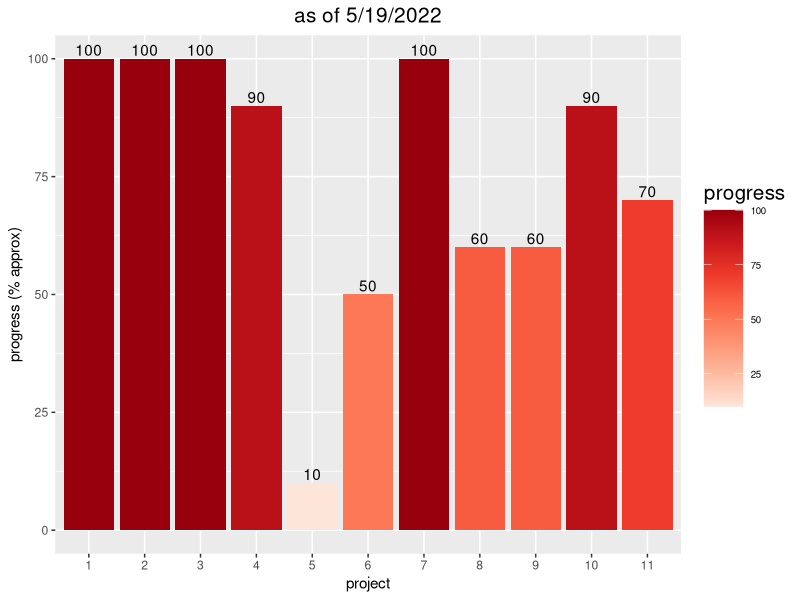

Reproduce this figure in R.
## ---- chunk 1
knitr::opts_chunk$set(echo = TRUE)
library(tidyverse)
## ---- chunk 2
project_progress=data.frame(project=seq(1,11), progress=c(100, 100, 100, 90, 10, 50, 100, 60, 60, 90, 70))

bp.x <- ggplot(data = project_progress, aes(x = factor(project), y = progress)) + 
    geom_bar(stat = "identity", aes(fill = progress)) + theme_gray() +
  geom_text(aes(label=progress), position=position_dodge(width=0.9), vjust=-0.25)+  # add numbers over bars+
    labs(x = "project")+
   labs(y="progress (% approx)")+
  scale_fill_distiller(name = "progress", palette = "Reds", direction = 1, na.value = "transparent") +
    scale_x_discrete(breaks = seq(1,11), labels = seq(1,11)) + # list all x labels 
    theme(legend.position = "right", legend.direction = "vertical",
          legend.title = element_text(size = 15), legend.key.size = unit(1,"cm"),
          legend.text = element_text(size = 7))+
  ggtitle("as of 5/19/2022")+
  theme(plot.title = element_text(hjust = 0.5, size=15)) #center the title 
bp.x
